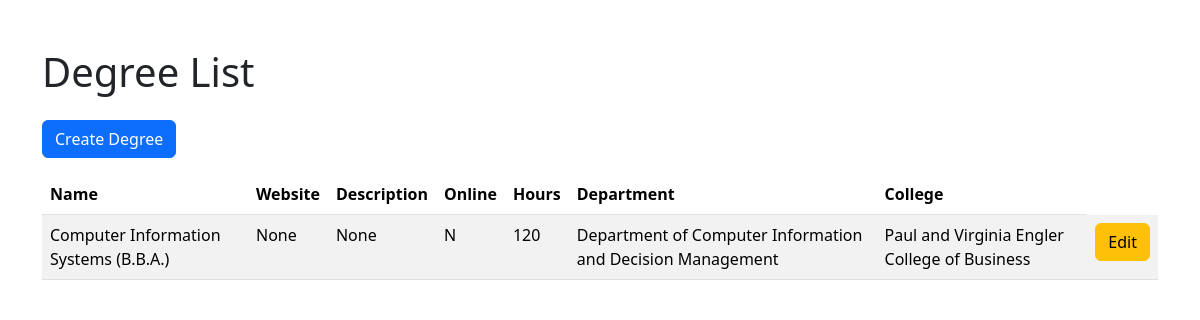
Screenshot of /degrees/ with the database file from the repository.
### data/models.py (models this page shows, shortened)
class Degree(models.Model):
    degree_name = models.CharField(max_length=100, help_text="The name of the Degree.")
    degree_description = models.CharField(
        blank=True,null=True, max_length=200, help_text="The description of the Degree."
    )
    degree_website = models.URLField(blank=True,null=True,help_text="The website of the Degree.")
    online_degree = models.BooleanField(default=False)
    total_hours = models.IntegerField()
    department = models.ForeignKey(Department, on_delete=models.CASCADE)

class Department(models.Model):
    department_name = models.CharField(
        max_length=100, help_text="The name of the Department."
    )
    department_description = models.CharField(
       blank=True, null=True, max_length=200, help_text="The description of the Department."
    )
    department_website = models.URLField(blank=True,null=True,help_text="The website of the Department.")
    college = models.ForeignKey(College, on_delete=models.CASCADE)

class College(models.Model):
    college_name = models.CharField(
        max_length=100, help_text="The name of the College."
    )
    college_website = models.URLField(blank=True,null=True,help_text="The website of the College.")
    college_description = models.CharField(
        blank=True,null=True, max_length=200, help_text="The description of the College."
    )

### data/views.py (the view)
# urls.py: path("degrees/", views.degree_list, name="degree_list"),
def degree_list(request):
    degrees = Degree.objects.select_related("department").all()
    return render(request,"degree/degree-list.html",{'degrees':degrees})

### data/templates/degree/degree-list.html
{% extends 'base.html' %}
{% block content %}
<h1 class="display-6 mb-4">Degree List</h1>
<a href="/degrees/new" class="btn btn-primary mb-3">Create Degree</a>
<table class="table table-striped">
    <thead>
        <tr>
            <th scope="col">Name</th>
            <th scope="col">Website</th>
            <th scope="col">Description</th>
            <th scope="col">Online</th>
            <th scope="col">Hours</th>
            <th scope="col">Department</th>
            <th scope="col">College</th>
        </tr>
    </thead>
    <tbody>
        {% for degree in degrees %}
        <tr>
            <td>{{ degree.degree_name }}</td>
            <td>{{ degree.degree_website }}</td>
            <td>{{ degree.degree_description }}</td>
            <td>{{ degree.online_degrree|yesno:"Y,N" }}</td>
            <td>{{ degree.total_hours }}</td>
            <td>{{ degree.department.department_name }}</td>
            <td>{{ degree.department.college.college_name }}</td>
            <td><a href="/degrees/{{ degree.id }}" class="btn btn-warning">Edit</a></td>
        </tr>
        {% endfor %}
    </tbody>
</table>
{% endblock %}

### rows the page displays
Degree: degree_name "Computer Information Systems (B.B.A.)", degree_website "None", degree_description "None", online_degrree "N", total_hours "120", department.department_name "Department of Computer Information and Decision Management", department.college.college_name "Paul and Virginia Engler College of Business"
